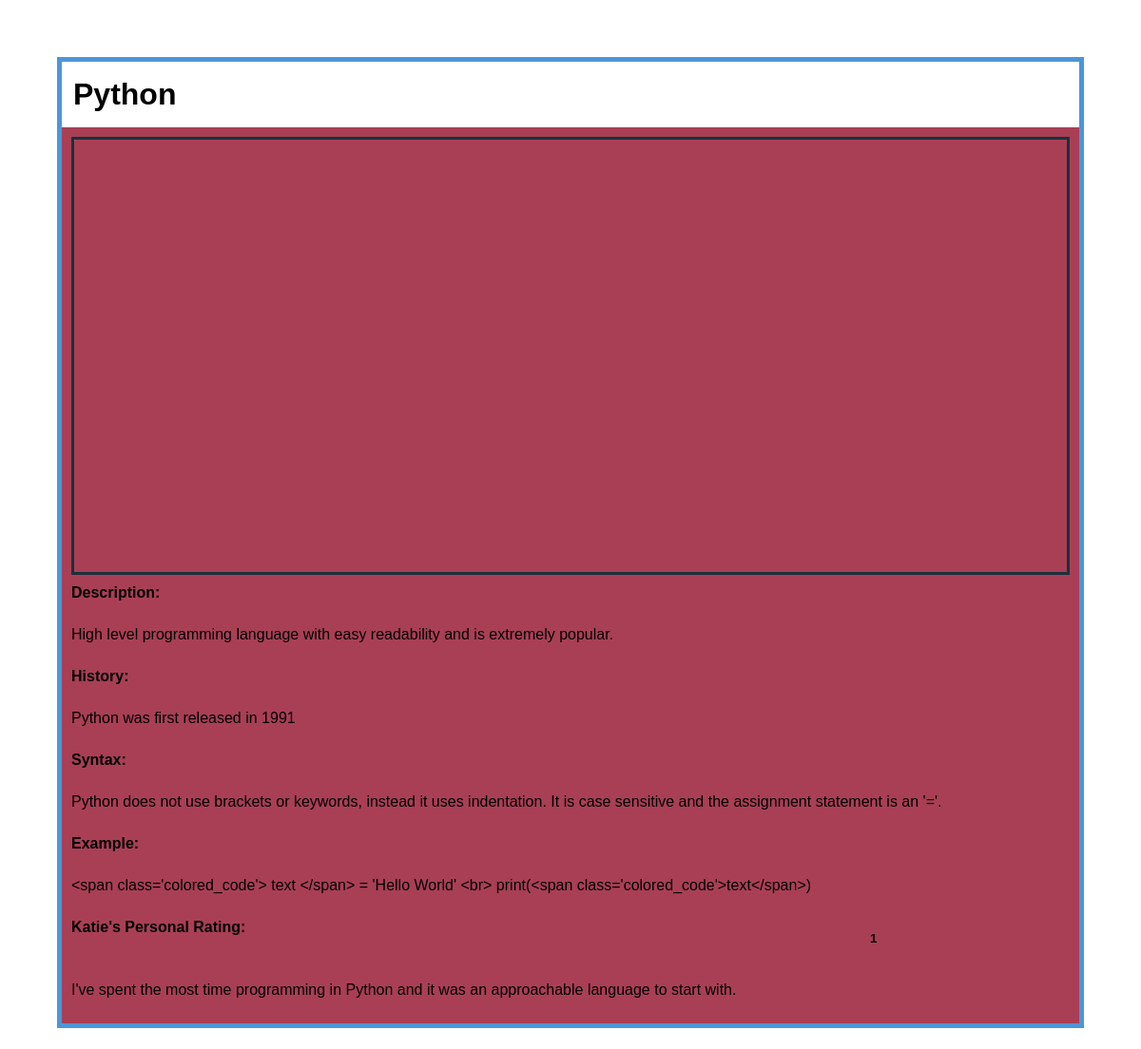
/1/, run on the app's committed database.
### languages/models.py (models this page shows, shortened)
class Language(models.Model):
    name = models.CharField(max_length=20)
    description = models.TextField()
    image = models.FilePathField(path="/img")
    syntax = models.TextField()
    history = models.TextField()
    rating_reasoning = models.TextField()
    example = models.TextField()
    rating_choice = (
    (1, "Top Tier"),
    (2, "Mid Tier"),
    (3, "Low Tier"),
  )
    rating = models.CharField(max_length=1, choices=rating_choice)

### languages/views.py (the view)
# urls.py: path("<int:pk>/", views.language_detail, name="language_detail"),
def language_detail(request, pk):
    language = Language.objects.get(pk=pk)
    context = {
        'language': language
    }
    return render(request, 'language_detail.html', context)

### languages/templates/language_detail.html (shortened to what this page needs)
{% load static %}
<link rel="stylesheet" type="text/css" href="{% static 'base.css' %}" />
<h1>{{ language.name }}</h1>
<div class="detail_row">
    <div class="detail_image_container">
    </div>
    <div class="information_column">
        <h4>Description:</h4>
        <p>{{ language.description }}</p>
        <h4>History:</h4>
        <p>{{ language.history }}</p>
        <h4>Syntax:</h4>
        <p>{{ language.syntax }}</p>
        <h4>Example:</h4>
        <p>{{ language.example }}</p>
        <div class="rating">
            <h4>Katie's Personal Rating:</h4>
            <h5>{{ language.rating }}</h5>
            <p>{{ language.rating_reasoning }}</p>
        </div>
    </div>
</div>

### languages/static/base.css (style rules this page uses)
* { -moz-box-sizing: border-box; -webkit-box-sizing: border-box; box-sizing: border-box; }
h1 { padding: 6px 12px; }
h1,h2,h3,h4 { font-family: 'Georgia', sans-serif;margin:10px 0; }
.detail_image_container { border: 3px solid #19323C; }
.detail_row { padding: 10px; display: grid; grid-template-rows: 1fr 1fr ; background-color: #A93F55; }
.information_column { display:grid; background-color: #A93F55; }
.rating { display: grid; grid-template-columns: .8fr .2fr ; grid-template-rows: 1fr; }

### data on the page
Language: name "Python", description "High level programming language with easy readability and is extremely popular.", history "Python was first released in 1991", syntax "Python does not use brackets or keywords, instead it uses indentation. It is case sensitive and the assignment statement is an '='.", example "<span class='colored_code'> text </span> = 'Hello World' <br> print(<span class='colored_code'>text</span>)", rating "1", rating_reasoning "I've spent the most time programming in Python and it was an approachable language to start with."
